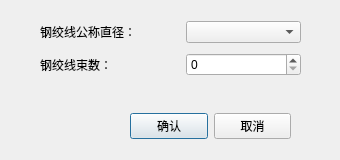
<?xml version="1.0" encoding="UTF-8"?>
<ui version="4.0">
 <class>AreaDialogClass</class>
 <widget class="QDialog" name="AreaDialogClass">
  <property name="geometry">
   <rect>
    <x>0</x>
    <y>0</y>
    <width>340</width>
    <height>160</height>
   </rect>
  </property>
  <property name="minimumSize">
   <size>
    <width>340</width>
    <height>160</height>
   </size>
  </property>
  <property name="maximumSize">
   <size>
    <width>340</width>
    <height>160</height>
   </size>
  </property>
  <property name="windowTitle">
   <string>AreaDialog</string>
  </property>
  <widget class="QWidget" name="formLayoutWidget">
   <property name="geometry">
    <rect>
     <x>10</x>
     <y>10</y>
     <width>321</width>
     <height>81</height>
    </rect>
   </property>
   <layout class="QFormLayout" name="formLayout">
    <property name="horizontalSpacing">
     <number>50</number>
    </property>
    <property name="verticalSpacing">
     <number>10</number>
    </property>
    <property name="leftMargin">
     <number>30</number>
    </property>
    <property name="rightMargin">
     <number>30</number>
    </property>
    <item row="0" column="0">
     <widget class="QLabel" name="steelDiameterLB">
      <property name="text">
       <string>钢绞线公称直径：</string>
      </property>
     </widget>
    </item>
    <item row="0" column="1">
     <widget class="QComboBox" name="steelDiameterCB"/>
    </item>
    <item row="1" column="0">
     <widget class="QLabel" name="steelNumberLB">
      <property name="text">
       <string>钢绞线束数：</string>
      </property>
     </widget>
    </item>
    <item row="1" column="1">
     <widget class="QSpinBox" name="steelNumberSB"/>
    </item>
   </layout>
  </widget>
  <widget class="QWidget" name="horizontalLayoutWidget">
   <property name="geometry">
    <rect>
     <x>10</x>
     <y>100</y>
     <width>321</width>
     <height>51</height>
    </rect>
   </property>
   <layout class="QHBoxLayout" name="horizontalLayout">
    <property name="spacing">
     <number>6</number>
    </property>
    <property name="leftMargin">
     <number>120</number>
    </property>
    <property name="rightMargin">
     <number>40</number>
    </property>
    <property name="bottomMargin">
     <number>10</number>
    </property>
    <item>
     <widget class="QPushButton" name="confirmBtn">
      <property name="text">
       <string>确认</string>
      </property>
     </widget>
    </item>
    <item>
     <widget class="QPushButton" name="cancelBtn">
      <property name="text">
       <string>取消</string>
      </property>
     </widget>
    </item>
   </layout>
  </widget>
 </widget>
 <layoutdefault spacing="6" margin="11"/>
 <resources/>
 <connections/>
</ui>
